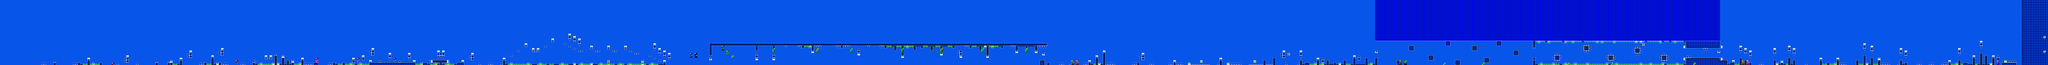

Tiled map render using the project's own tile images. Description and the map definition, with tile-layer contents summarised, below:
An orthogonal 843x27 tile map with 16x16 px tiles, 2 tile layers (SP, ...), 2 tilesets.

<map version="1.10" tiledversion="1.11.2" orientation="orthogonal" renderorder="right-down" width="843" height="27" tilewidth="16" tileheight="16" infinite="0" nextlayerid="3" nextobjectid="1">
 <editorsettings>
  <export target="dryout.csv" format="csv" />
 </editorsettings>
 <tileset firstgid="1" name="famidash" tilewidth="16" tileheight="16" tilecount="256" columns="16">
  <image source="../../../GRAPHICS/famidash.bmp" width="256" height="256" />
 </tileset>
 <tileset firstgid="257" name="sprites" tilewidth="16" tileheight="16" tilecount="256" columns="16">
  <image source="../../../GRAPHICS/sprites.png" width="256" height="256" />
 </tileset>
 <layer id="1" width="843" height="27">
  <data>[22761 cells, 22761 non-empty, 35 distinct tile ids]</data>
 </layer>
 <layer id="2" name="SP" width="843" height="27">
  <data>[22761 cells, 210 non-empty, 50 distinct tile ids]</data>
 </layer>
</map>
